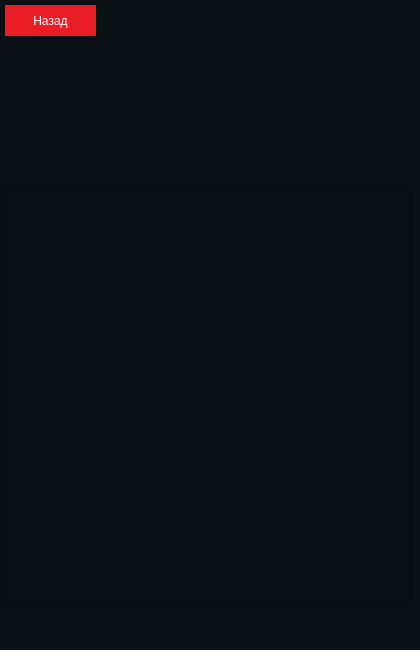
<?xml version="1.0" encoding="UTF-8"?>
<ui version="4.0">
 <class>MainWindow</class>
 <widget class="QMainWindow" name="MainWindow">
  <property name="geometry">
   <rect>
    <x>0</x>
    <y>0</y>
    <width>420</width>
    <height>650</height>
   </rect>
  </property>
  <property name="minimumSize">
   <size>
    <width>420</width>
    <height>650</height>
   </size>
  </property>
  <property name="maximumSize">
   <size>
    <width>420</width>
    <height>650</height>
   </size>
  </property>
  <property name="windowTitle">
   <string>MainWindow</string>
  </property>
  <property name="styleSheet">
   <string notr="true">background-color:#0b1015;</string>
  </property>
  <widget class="QWidget" name="centralwidget">
   <widget class="QLabel" name="label">
    <property name="geometry">
     <rect>
      <x>140</x>
      <y>40</y>
      <width>131</width>
      <height>131</height>
     </rect>
    </property>
    <property name="text">
     <string/>
    </property>
    <property name="pixmap">
     <pixmap>exercise_sport_fitness_icon_133373.png</pixmap>
    </property>
   </widget>
   <widget class="QPlainTextEdit" name="plainTextEdit">
    <property name="geometry">
     <rect>
      <x>0</x>
      <y>190</y>
      <width>411</width>
      <height>411</height>
     </rect>
    </property>
    <property name="styleSheet">
     <string notr="true">QPlainTextEdit{
	font: 10pt &quot;Century Gothic&quot;;
	color:white;
	background-color:#0b1015;
}</string>
    </property>
    <property name="readOnly">
     <bool>true</bool>
    </property>
    <property name="plainText">
     <string/>
    </property>
   </widget>
   <widget class="QPushButton" name="pushButton">
    <property name="geometry">
     <rect>
      <x>5</x>
      <y>5</y>
      <width>91</width>
      <height>31</height>
     </rect>
    </property>
    <property name="styleSheet">
     <string notr="true">QPushButton{
	font: 9pt &quot;Century Gothic&quot;;
	color:white;
	background-color:#ea1c24;
	border:None;

}
QPushButton:hover{
	background-color:#E8484D;
}</string>
    </property>
    <property name="text">
     <string>Назад</string>
    </property>
   </widget>
  </widget>
  <widget class="QMenuBar" name="menubar">
   <property name="geometry">
    <rect>
     <x>0</x>
     <y>0</y>
     <width>420</width>
     <height>21</height>
    </rect>
   </property>
  </widget>
  <widget class="QStatusBar" name="statusbar"/>
 </widget>
 <resources/>
 <connections/>
</ui>
